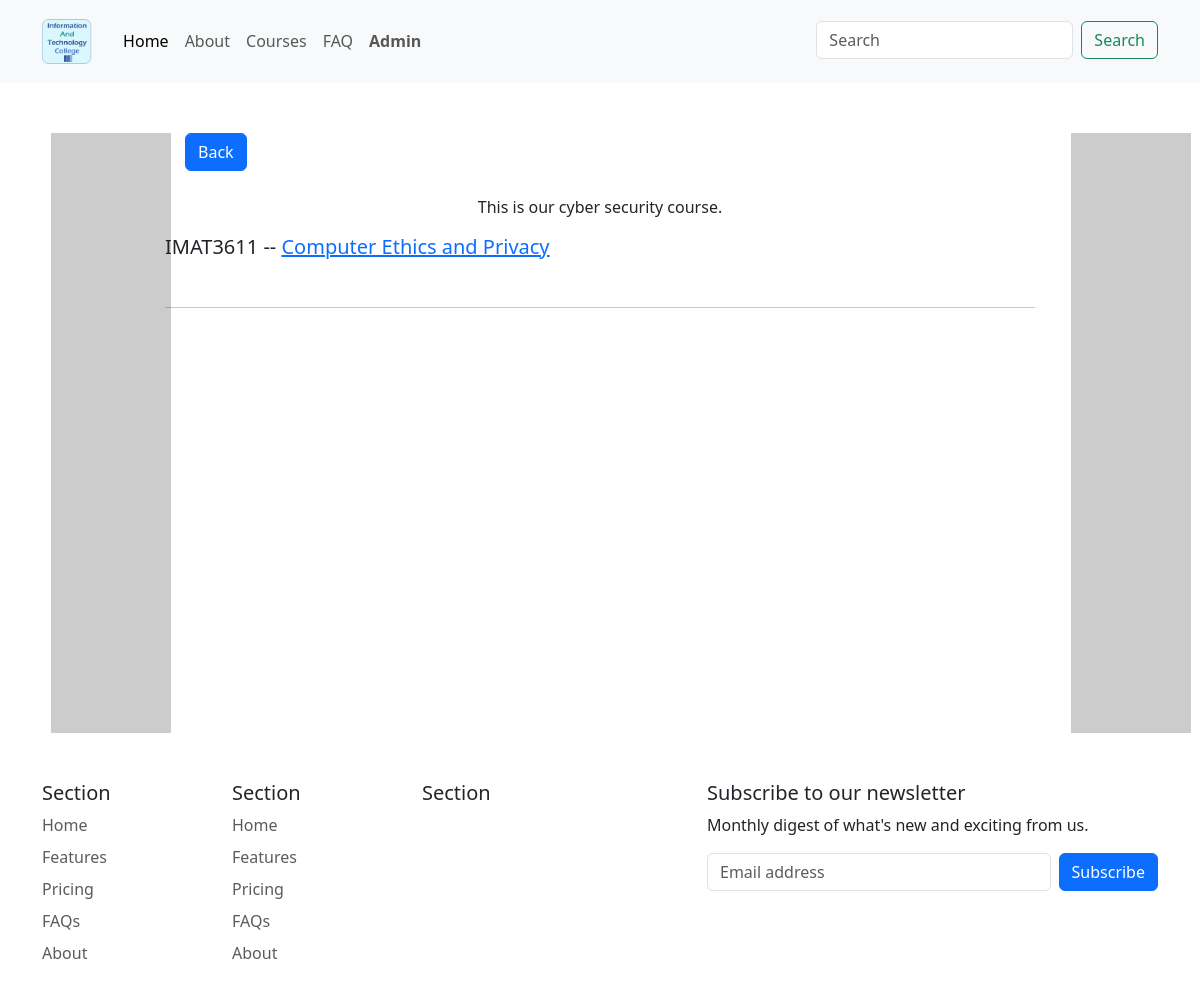
The app's page /course/3/ with its own data.
### base/models.py (models this page shows, shortened)
class Course(models.Model):
    topic = models.ForeignKey(Topic, on_delete=models.CASCADE)
    title = models.CharField(max_length=200)
    description = models.TextField(null=True, blank=True)
    requirements = models.TextField(null=True, blank=True)
    updated = models.DateTimeField(auto_now=True)  # last update
    course_img = models.ImageField(
        upload_to="static/course", height_field=None, width_field=None, max_length=100, null=True, blank=True)

class Module(models.Model):
    course = models.ManyToManyField(Course)
    code = models.CharField(max_length=200, unique=True)
    title = models.CharField(max_length=200)
    description = models.TextField(null=True, blank=True)
    module_img = models.ImageField(
        upload_to="static/module", height_field=None, width_field=None, max_length=100, null=True, blank=True)
    staff_img = models.ImageField(
        upload_to="static/staff", height_field=None, width_field=None, max_length=100, null=True, blank=True)
    staff_name = models.CharField(max_length=200)

### base/views.py (the view)
# urls.py: path('course/<str:pk>/', views.course, name="course"),
def course(request, pk):
    course = Course.objects.get(id=pk)
    modules = course.module_set.all()
    context = {
        'course': course,
        'modules': modules,
    }
    return render(request, 'base/course.html', context)

### base/templates/base/course.html (shortened to what this page needs)
{% extends 'main.html' %}
{% load static %}
{% block app_content %}
<div class="container course-page">
    <div class="row">
        <div class="back-btn" style="padding-left: 2rem;">
            <p>
              <button type="button" class="btn btn-primary" value="Previous Page" onClick="javascript:history.go(-1);">Back
              </button>
            </p>
          </div>
        <div class="course-title">
            <div class="container">
                <div class="row align-items-center">
                    <div class="col-12 text-center">
                        <p>{{course.description}}</p>
                    </div>
                </div>
            </div>
        </div>
        <div class="col-12">
            {% for module in modules %}
            <h5>{{module.code}} -- <a href="{% url 'module' module.id %}">{{module.title}}</a></h5><br>
            <hr>
            {% endfor %}
        </div>
    </div>
</div>
{% endblock %}

### records on screen
Course: description "This is our cyber security course."
Module: code "IMAT3611", title "Computer Ethics and Privacy"
